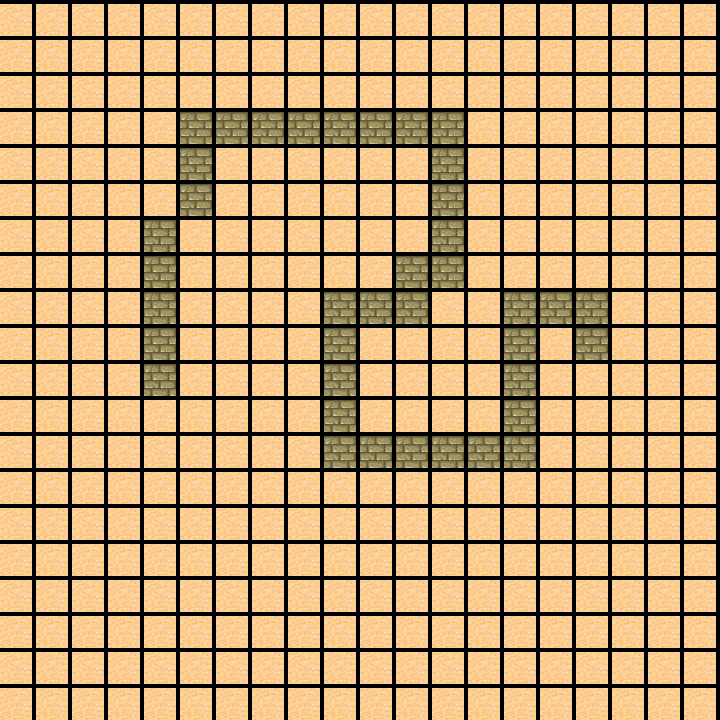

Tiled map render using the project's own tile images. Description and the map definition, with tile-layer contents summarised, below:
An orthogonal 20x20 tile map with 36x36 px tiles, 2 tile layers (block, block2) and 2 objects (target1, target2).

<map version="1.2" tiledversion="1.2.1" orientation="orthogonal" renderorder="left-up" width="20" height="20" tilewidth="36" tileheight="36" infinite="0" nextlayerid="4" nextobjectid="10">
 <tileset firstgid="1" name="mapBlock" tilewidth="32" tileheight="32" spacing="1" margin="1" tilecount="48" columns="8">
  <image source="mapBlock.png" width="265" height="199" />
 </tileset>
 <layer id="1" name="block" width="20" height="20">
  <data>[400 cells, 400 non-empty, 1 distinct tile ids]</data>
 </layer>
 <layer id="3" name="block2" width="20" height="20">
  <data>[400 cells, 39 non-empty, 1 distinct tile ids]</data>
 </layer>
 <objectgroup id="2" name="object1">
  <object id="8" name="target1" gid="39" x="109" y="541" width="32" height="32" />
  <object id="9" name="target2" gid="1073741855" x="574" y="73" width="35" height="35" rotation="180" />
 </objectgroup>
</map>
